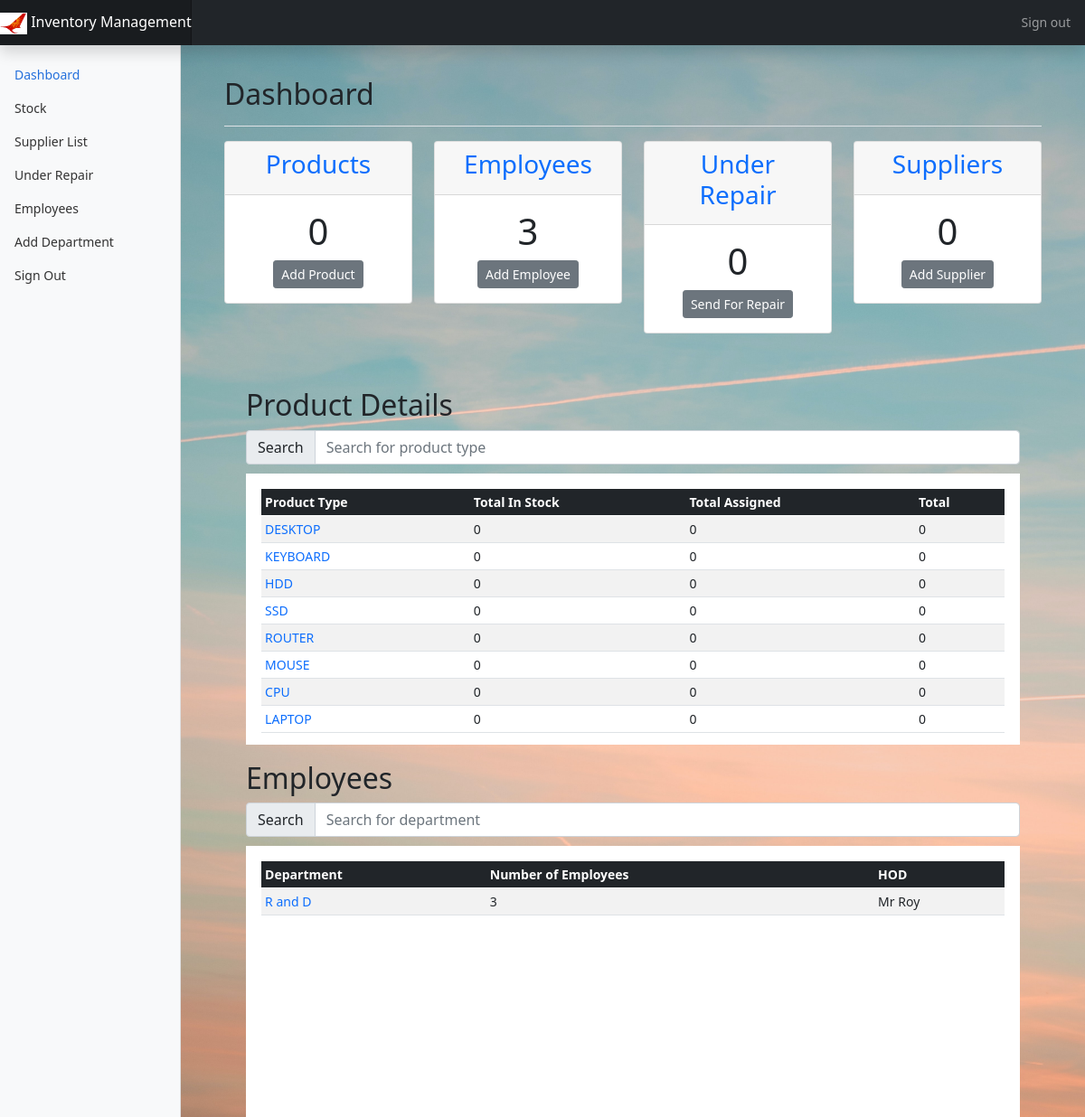
The app's page / (signed in), older data.
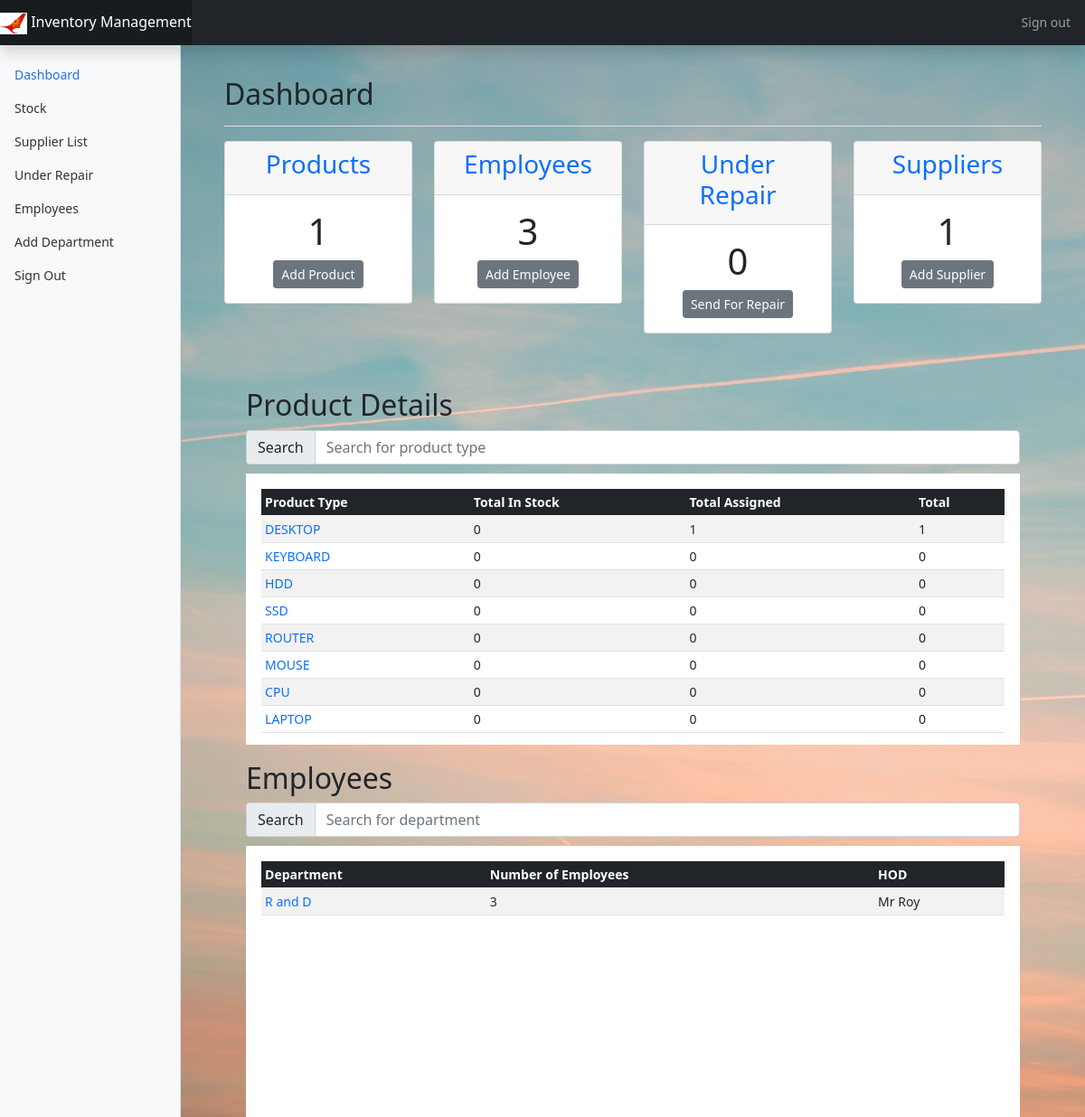
The same page, newer data.
### main/models.py (models this page shows)
class Department(models.Model):
    department = models.CharField(max_length=100,unique=True)
    hod = models.CharField(max_length=100)
    slug = models.SlugField(max_length = 250, null = True, blank = True)
    def __str__(self):
        return str(self.department)

class Assign(models.Model):
    prod_id = models.AutoField(primary_key=True)
    prod_name = models.CharField(max_length=50,default=' ')
    serial_num = models.CharField(max_length=100, unique=True,default=' ')
    specification = models.TextField(default=' ')
    date_received = models.DateField(default=date.today)
    supplier = models.ForeignKey(Supplier,on_delete=models.CASCADE,default=1)
    emp_id = ForeignKey(Employee,on_delete=models.CASCADE)

### main/views.py (the view)
# urls.py: path('',views.index,name='index'),
@login_required(login_url='/auth/login')
def index(request):
    employee = models.Employee.objects.all()
    suppliers = models.Supplier.objects.all()
    repair = models.Repair.objects.all()
    stock = models.Stock.objects.all()
    repair = models.Repair.objects.all()
    assigned = models.Assign.objects.all()
    prodList = []
    for prod_type in PROD_CHOICES:
        type = prod_type[0]
        numStock = len(models.Stock.objects.filter(prod_name = type))
        numAssigned = len(models.Assign.objects.filter(prod_name = type))
        numRepair = len(models.Repair.objects.filter(prod_name = type))
        prodDict  = {}
        prodDict["pdtType"] = type
        prodDict["numStock"] = numStock
        prodDict["numAssign"] = numAssigned
        prodDict["total"] = numStock+numRepair+numAssigned
        prodList.append(prodDict)
    empList = []
    departmentChoices = models.Department.objects.all()
    for d in departmentChoices:
        dept = d.department
        employees = models.Employee.objects.filter(department = dept)
        numEmp = len(employees)
        hod = d.hod
        empDict = {}
        empDict["department"] = dept
        empDict["numEmp"] = numEmp
        empDict['HOD'] = hod
        empDict['slug'] = d.slug
        empList.append(empDict)
    sendRepairForm = forms.sendForRepair()
    addEmployeeForm = forms.addEmployee()
    addProductForm = forms.addProduct()
    addSupplierForm = forms.addSupplier()
    context = {
        'employeesDetails' : empList,
        'totalProducts' : len(stock) + len(repair) + len(assigned),
        'numEmp' : len(employee),
        'numSupplier' : len(suppliers),
        'numUnderRepair' : len(repair),
        'productDetails' : prodList,
        'sendRepairForm' : sendRepairForm,
        'addEmployeeForm' : addEmployeeForm,
        'addProductForm' : addProductForm,
        'addSupplierForm' : addSupplierForm,
    }
    return render(request,'main/index.html',context)

### main/forms.py
class sendForRepair(forms.Form):
    serial_num = forms.CharField(max_length=256,widget=forms.TextInput(attrs={'class':'form-control','placeholder':'Serial Number'}))
    supplier = forms.ModelChoiceField(queryset=Supplier.objects.all(),widget=forms.Select(attrs={'class':'form-control'}))

class addEmployee(forms.Form):
    name = forms.CharField(max_length=20,widget=forms.TextInput(attrs={'class':'form-control','placeholder':"Employee's Name"}))
    sap_number = forms.CharField(max_length=8,widget=forms.TextInput(attrs={'class':'form-control','placeholder':"SAP Number"}))
    staff_number = forms.CharField(max_length=10,widget=forms.TextInput(attrs={'class':'form-control','placeholder':"Staff Number"}))
    contact = forms.RegexField(regex=r'^\+?1?\d{9,15}$',widget=forms.TextInput(attrs={'class':'form-control','placeholder':'Contact : Should be between 9 to 15 digits'}))
    designation = forms.CharField(max_length=20,widget=forms.TextInput(attrs={'class':'form-control','placeholder':'Designation'}))
    department = forms.ModelChoiceField(queryset=Department.objects.all(),widget=forms.Select(attrs={'class':'form-control'}))
    desk_num = forms.CharField(max_length=10,widget=forms.TextInput(attrs={'class':'form-control','placeholder':'Desk Number'}))
    floor = forms.IntegerField(min_value=MIN_FLOOR_VALUE, max_value=MAX_FLOOR_VALUE,widget=forms.NumberInput(attrs={'class':'form-control','placeholder':'Floor'}))

### main/models.py (called while the page is built)
    def __str__(self):
        return self.name

### templates/main/index.html (shortened to what this page needs)
{% extends 'main/base.html' %}
{% block content %}
{% include 'main/navbar.html' %}
    <main class="col-md-9 ms-sm-auto col-lg-10 px-md-4">
      <div class="container-fluid box">
        <div class="d-flex justify-content-between flex-wrap flex-md-nowrap align-items-center pt-3 pb-2 mb-3 border-bottom">
          <h1 class="h2">Dashboard</h1>
        </div>
        <div class="row">
          <div class="col-sm-3">
            <div class="card text-center">
              <div class="card-header">
                <h3><a class="text-decoration-none" href="{% url 'showProduct' slug='all' %}">Products</a></h3>
              </div>
              <div class="card-body">
                <h1>{{ totalProducts }}</h1>
                <button type="button" class="btn btn-secondary btn-sm" data-bs-toggle="modal" data-bs-target="#modalFormAddProduct">
                  Add Product
                </button>
              </div>
            </div>
          </div>
          <div class="col-sm-3">
            <div class="card text-center">
              <div class="card-header">
                <h3> <a class="text-decoration-none" href="{% url 'listEmployee' slug='all' %}">Employees</a> </h3>
              </div>
              <div class="card-body">
                <h1>{{ numEmp }}</h1>
                <button type="button" class="btn btn-secondary btn-sm" data-bs-toggle="modal" data-bs-target="#modalFormAddEmployee">
                  Add Employee
                </button>
              </div>
            </div>
          </div>
          <div class="col-sm-3">
            <div class="card text-center">
              <div class="card-header">
                <h3> <a class="text-decoration-none" href="{% url 'listRepair' %}">Under Repair</a> </h3>
              </div>
              <div class="card-body">
                <h1>{{ numUnderRepair }}</h1>
                <button type="button" class="btn btn-secondary btn-sm" data-bs-toggle="modal" data-bs-target="#modalForm{{item.pk}}">
                  Send For Repair
                </button>
              </div>
            </div>
          </div>
          <div class="col-sm-3">
            <div class="card text-center">
              <div class="card-header">
                <h3><a class="text-decoration-none" href="{% url 'listSupplier' %}">Suppliers</a></h3>
              </div>
              <div class="card-body">
                <h1>{{ numSupplier }}</h1>
                <button type="button" class="btn btn-secondary btn-sm" data-bs-toggle="modal" data-bs-target="#modalFormAddSupplier">
                  Add Supplier
                </button>
              </div>
            </div>
          </div>
        </div>
        <br>
        <br>
      <div class="container-fluid box ">
        <h2>Product Details</h2>
        <div class="input-group flex-nowrap" style="margin-bottom: 10px;">
          <span class="input-group-text" id="addon-wrapping">Search</span>
          <input type="text" class="form-control" id="myProductInput" onkeyup="showProductType()" placeholder="Search for product type" title="Type in a name" aria-describedby="addon-wrapping">
        </div>
        <div class="table-responsive table-box" >
          <table class="table table-striped table-sm table-hover" id="productTypeTable">
            <thead class="header table-dark">
              <tr>
                <th scope="col">Product Type</th>
                <th scope="col">Total In Stock</th>
                <th scope="col">Total Assigned</th>
                <th scope="col">Total</th>
              </tr>
            </thead>
            <tbody>
              {% for item in productDetails %}
              <tr>
                <td><a class="text-decoration-none" href="{% url 'showProduct' slug=item.pdtType %}">{{ item.pdtType }}</a></td>
                <td>{{ item.numStock }}</td>
                <td>{{ item.numAssign }}</td>
                <td>{{ item.total }}</td>
              </tr>
              {% endfor %}
            </tbody>
          </table>
        </div>
      </div>
      <div class="container-fluid box">
        <h2>Employees</h2>
      <div class="input-group flex-nowrap" style="margin-bottom: 10px;">
        <span class="input-group-text" id="addon-wrapping">Search</span>
        <input type="text" class="form-control" id="myDepartmentInput" onkeyup="showDepartments()" placeholder="Search for department" title="Type in a name" aria-describedby="addon-wrapping">
      </div>
      <div class="table-responsive table-box">
          <table class="table table-striped table-sm table-hover " id="departmentTable">
            <thead class="header table-dark">
              <tr>
                <th scope="col">Department</th>
                <th scope="col">Number of Employees</th>
                <th scope="col">HOD</th>
              </tr>
            </thead>
            <tbody>
              {% for emp in employeesDetails %}
              <tr>
                <td><a class="text-decoration-none" href="{% url 'listEmployee' slug=emp.slug %}">{{ emp.department }}</a></td>
                <td>{{ emp.numEmp }}</td>
                <td>{{ emp.HOD }}</td>
              </tr>
              {% endfor %}
            </tbody>
          </table>
        </div>
      </div>
    </main>
  </div>
</div>
{% endblock %}

### templates/main/base.html (shortened to what this page needs)
{% load static %}
<!doctype html>
<html lang="en">
  <head>
    <link href="https://cdn.jsdelivr.net/npm/bootstrap@5.0.2/dist/css/bootstrap.min.css" rel="stylesheet">
    <link rel="stylesheet" href="{% static 'css/main.css' %}">
    <link href="{% static '/css/dashboard.css' %}" rel="stylesheet">
  </head>
  <body>
    <header class="navbar navbar-dark sticky-top bg-dark flex-md-nowrap p-0 shadow">
      <a class="navbar-brand" href="{% url 'index' %}">
        <img src="{% static 'images/logo.jpg' %}" alt="" width="30" height="24">
        Inventory Management
      </a>
      <div class="navbar-nav">
        <div class="nav-item text-nowrap">
          <a class="nav-link px-3" href="{% url 'logout' %}">Sign out</a>
        </div>
      </div>
    </header>
    {% block content %}
    {% endblock %}
  </body>
</html>

### templates/main/navbar.html (shortened to what this page needs)
<div class="container-fluid">
    <div class="row">
      <nav id="sidebarMenu" class="col-md-3 col-lg-2 d-md-block bg-light sidebar collapse">
        <div class="position-sticky pt-3">
          <ul class="nav flex-column">
            <li class="nav-item">
              <a class="nav-link active" aria-current="page" href="{% url 'index' %}">
                Dashboard
              </a>
            </li>
            <li class="nav-item">
              <a class="nav-link" href="{% url 'showProduct' slug='all' %}">
                Stock
              </a>
            </li>
            <li class="nav-item">
              <a class="nav-link" href="{% url 'listSupplier' %}">
                Supplier List
              </a>
            </li>
            <li class="nav-item">
              <a class="nav-link" href="{% url 'listRepair' %}">
                Under Repair
              </a>
            </li>
            <li class="nav-item">
              <a class="nav-link" href="{% url 'listEmployee' slug='all' %}">
                Employees
              </a>
            </li>
            <li class="nav-item">
              <a class="nav-link" href="{% url 'addDepartment' %}">
                Add Department
              </a>
            </li>
            <li class="nav-item">
              <a class="nav-link" href="{% url 'logout' %}">
                Sign Out
              </a>
            </li>
          </ul>
        </div>
      </nav>

### static/css/main.css (style rules this page uses)
body { background-color: #F3F1F5; }
.table-responsive { max-height:300px; }
.table-box { height: 300px; background-color: white; padding: 2%; }
.header { background-color: bisque; position: sticky; top: 0; }
.box { margin-top: 2%; }

### static/css/dashboard.css (style rules this page uses)
body { font-size: .875rem; }
.sidebar { position: fixed; top: 0; bottom: 0; left: 0; z-index: 100; padding: 48px 0 0; box-shadow: inset -1px 0 0 rgba(0, 0, 0, .1); }
.sidebar .nav-link { font-weight: 500; color: #333; }
.sidebar .nav-link.active { color: #2470dc; }
.navbar-brand { padding-top: .75rem; padding-bottom: .75rem; font-size: 1rem; background-color: rgba(0, 0, 0, .25); box-shadow: inset -1px 0 0 rgba(0, 0, 0, .25); }

Row changes from the older to the newer data that the page shows:
added Assign: pdtType "DESKTOP", numStock "0", numAssign "1", total "1"
Text that changed along with them:
{{ totalProducts }}: "0" → "1"
{{ numSupplier }}: "0" → "1"
{{ item.pdtType }}: "DESKTOP" → "KEYBOARD"
{{ item.pdtType }}: "KEYBOARD" → "HDD"
{{ item.pdtType }}: "HDD" → "SSD"
{{ item.pdtType }}: "SSD" → "ROUTER"
{{ item.pdtType }}: "ROUTER" → "MOUSE"
{{ item.pdtType }}: "MOUSE" → "CPU"
{{ item.pdtType }}: "CPU" → "LAPTOP"
